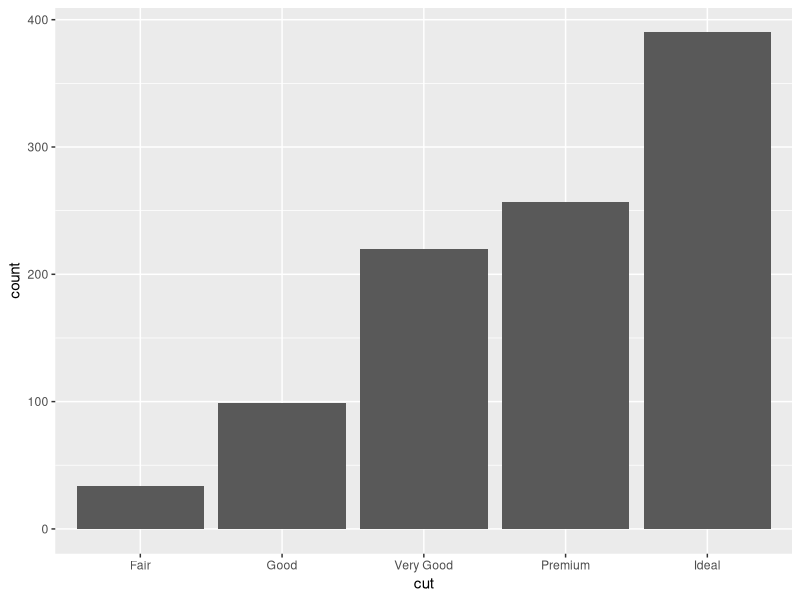
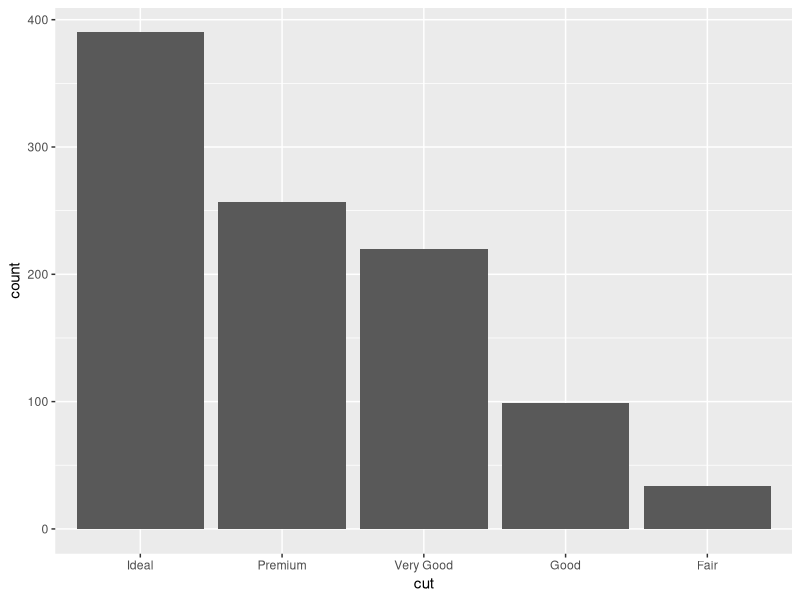
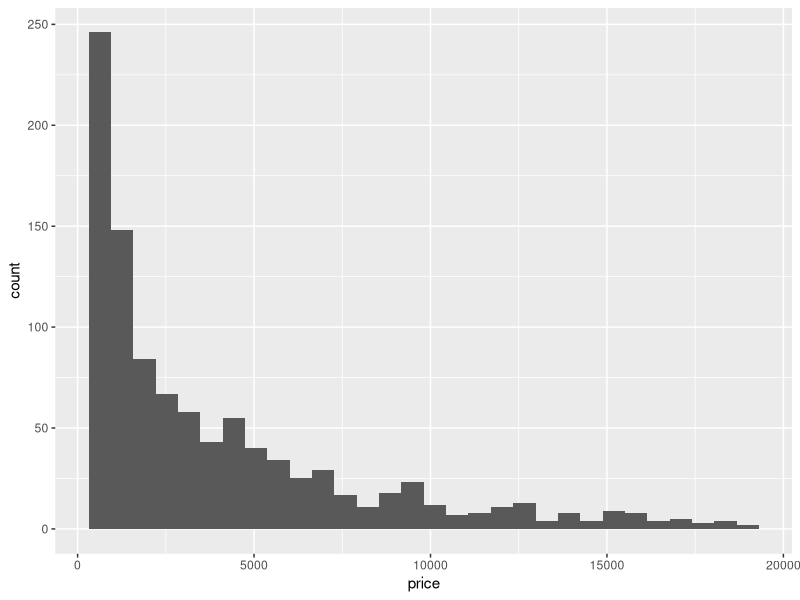
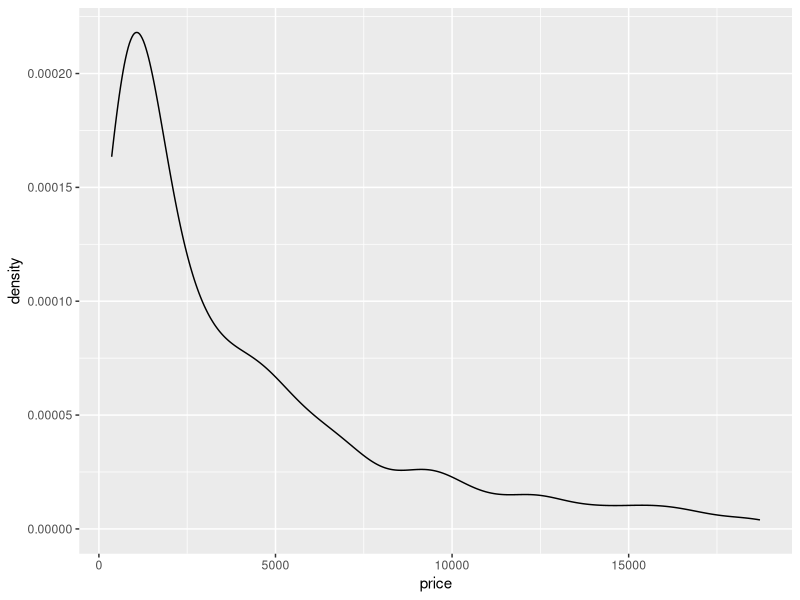
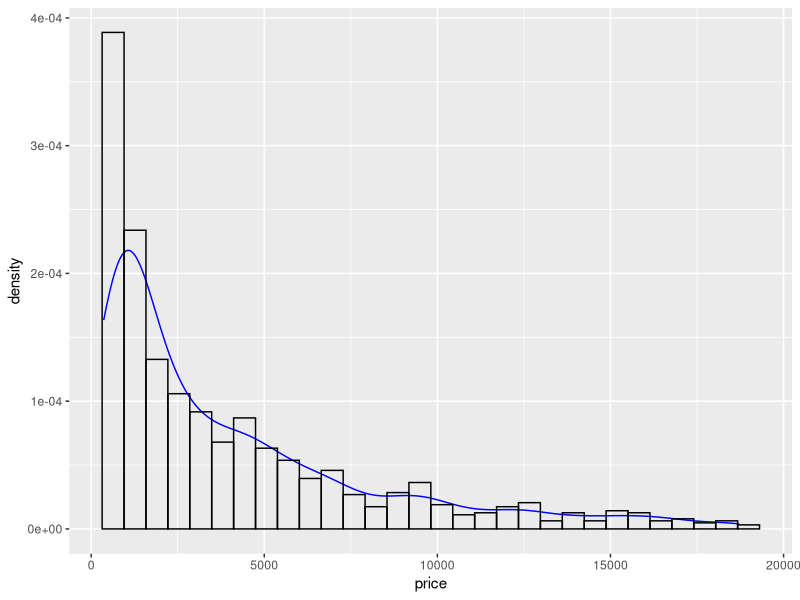
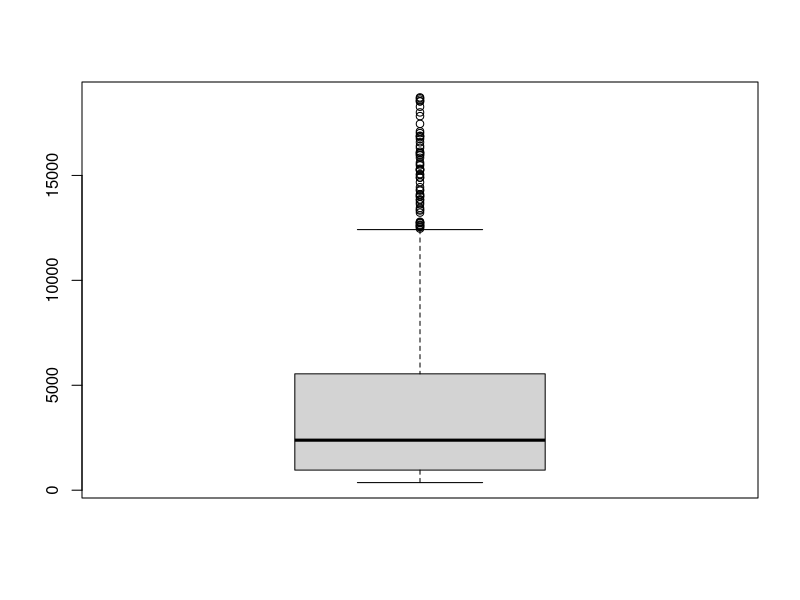
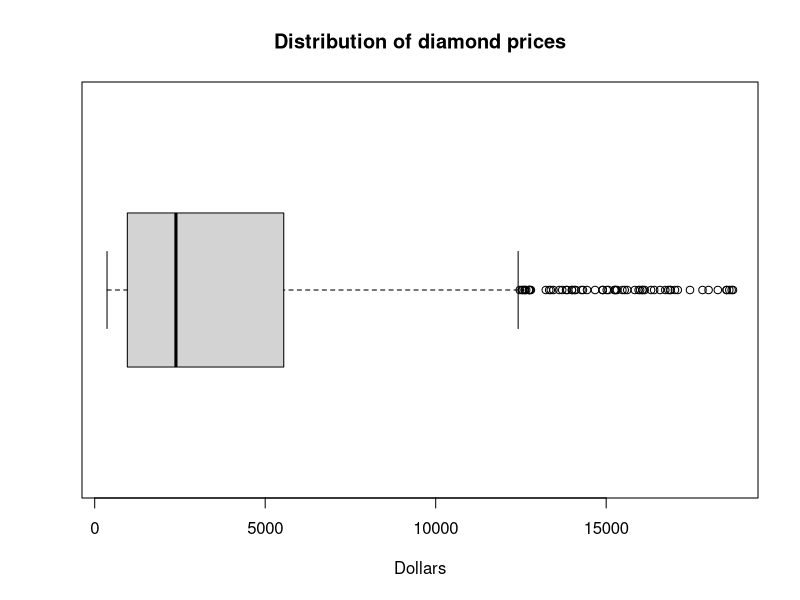
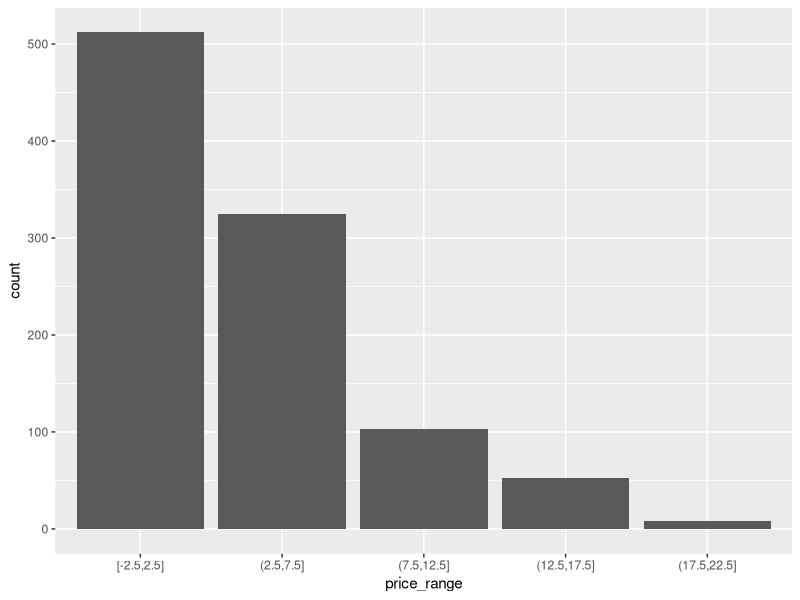

These charts were generated, in order, by the following R code:
## ---- chunk 1
library(dplyr)
knitr::opts_chunk$set(warning=FALSE, message=FALSE) 
## ---- chunk 2
library(ggplot2)
diamonds <- ggplot2::diamonds
set.seed(1410) # Make the sample reproducible
dsmall <- diamonds[sample(nrow(diamonds), 1000), ]
## ---- chunk 3
table(dsmall$cut)
## ---- chunk 4
ggplot(dsmall, aes(x=cut)) + geom_bar()
## ---- chunk 5
ggplot(dsmall, aes(x=forcats::fct_infreq(cut))) + geom_bar() + xlab("cut")
## ---- chunk 6
ggplot(dsmall, aes(x=price)) + geom_histogram()
## ---- chunk 7
ggplot(dsmall, aes(x=price)) + geom_density()
## ---- chunk 8
ggplot(dsmall, aes(x=price)) + geom_density(col="blue") + 
  geom_histogram(aes(y=..density..), colour="black", fill=NA)
## ---- chunk 9
boxplot(dsmall$price)
## ---- chunk 10
boxplot(dsmall$price, horizontal = TRUE, main="Distribution of diamond prices", xlab="Dollars")
## ---- chunk 11
dsmall$price_range <- cut_width(dsmall$price/1000, width=5)
## ---- chunk 12
ggplot(dsmall, aes(x=price_range)) + geom_bar()
## ---- chunk 13
table(dsmall$cut, dsmall$price_range)
## ---- chunk 14
table(dsmall$cut, dsmall$price_range) %>% prop.table()
## ---- chunk 15
table(dsmall$cut, dsmall$price_range) %>% prop.table(margin=1) %>% round(3)
## ---- chunk 16
table(dsmall$cut, dsmall$price_range) %>% prop.table(margin=2) %>% round(3)
## ---- chunk 17
ggplot(dsmall, aes(x=cut, fill=price_range)) + geom_bar()
## ---- chunk 18
ggplot(dsmall, aes(x=cut, fill=price_range)) + geom_bar(position = "dodge")
## ---- chunk 19
ggplot(dsmall, aes(x=price_range, fill=cut)) + geom_bar(position = "dodge")
## ---- chunk 20
ggplot(dsmall, aes(x=carat, y=price)) + geom_point()
## ---- chunk 21
ggplot(dsmall, aes(x=carat, y=price)) + geom_point() + geom_smooth() 
## ---- chunk 22
ggplot(dsmall, aes(x=carat, y=price)) + geom_point() + 
  geom_smooth(se=FALSE, method="lm", color="blue") + 
  geom_smooth(se=FALSE, color="red")
## ---- chunk 23
ggplot(dsmall, aes(x=depth, fill=cut)) + geom_density()
## ---- chunk 24
ggplot(dsmall, aes(x=depth, fill=cut)) + geom_density(alpha=.3)
## ---- chunk 25
ggplot(dsmall, aes(x=depth, color=cut)) + geom_density()
## ---- chunk 26
ggplot(dsmall, aes(x=price_range, y=carat)) + geom_boxplot()
## ---- chunk 27
ggplot(dsmall, aes(x=price_range, y=carat, fill=price_range)) +
        geom_violin(alpha=.1) + 
        geom_boxplot(alpha=.5, width=.2)
